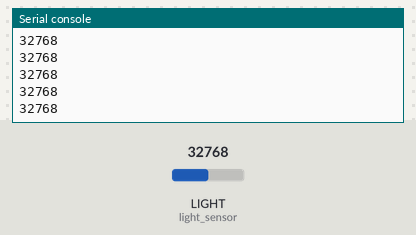
A program run on a simulated CircuitPython board. Shown: the last lines printed to the serial console. Inputs (shaded band) come from the test bench; at power-on: LIGHT (light_sensor) = 32768 (analog values on the 0–65535 scale).

Above: at 1.2 s.
1.3 s: LIGHT (light_sensor) set to 45874
At 1.31 s:
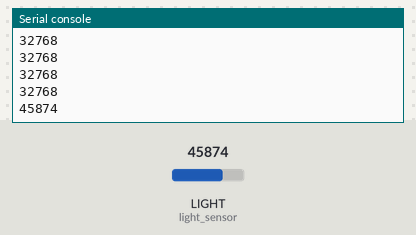
2.8 s: LIGHT (light_sensor) set to 57670
At 2.81 s:
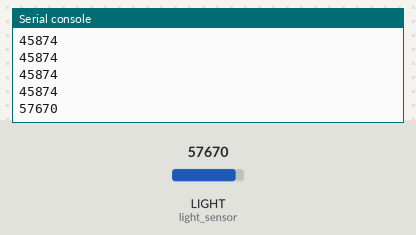
Timing chart, 0 to 5.8 s (numbered marks = the images above; inputs shaded):
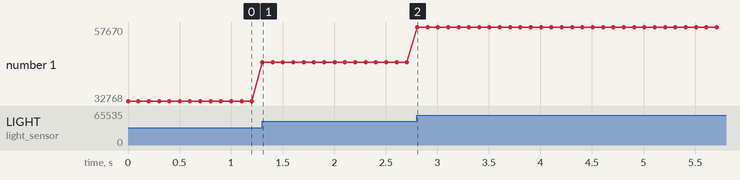

Measured:
- after the input at 1.3 s, the serial console: prints a new line at once (image 1)
- after the input at 2.8 s, the serial console: prints a new line at once (image 2)
- plotted number 1: 32768 → 45874 after the input at 1.3 s, 45874 → 57670 after the input at 2.8 s

The program:

light_sensor.py
```python
"""This example uses the light sensor on your CPB, located next to the picture of the eye. Try
shining a flashlight on your CPB, or covering the light sensor with your finger to see the values
increase and decrease."""
import time
import board
import analogio

light_sensor = analogio.AnalogIn(board.LIGHT)

while True:
    print(light_sensor.value)
    time.sleep(0.1)
```
